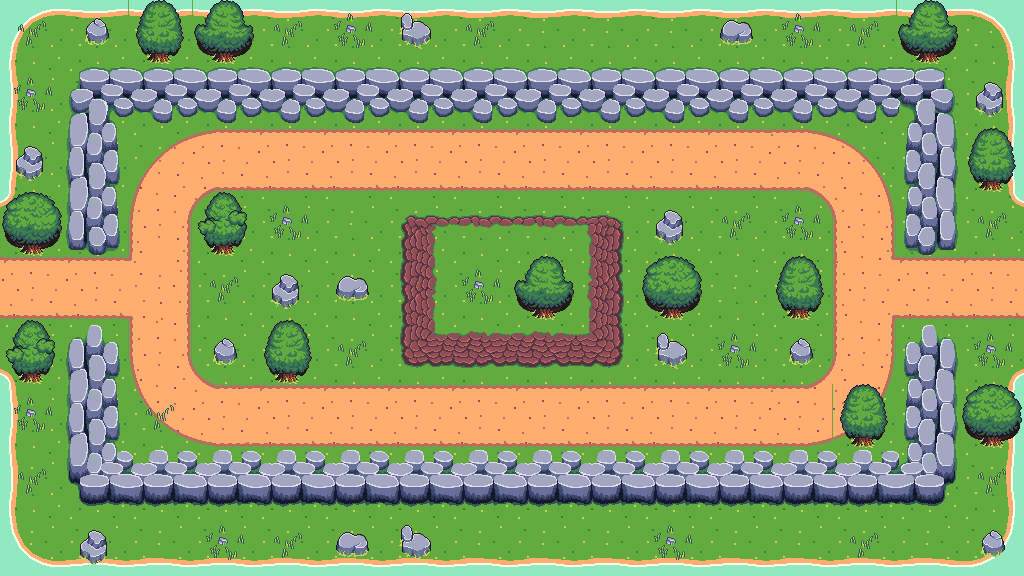

This is a level from a 2D game, rendered from its Tiled map with the project's own tilesets. A one-line summary and the complete map file follow:
An orthogonal 16x9 tile map with 64x64 px tiles, 6 tile layers (Terrain_Background, Terrain_Path, Terrain_Water, Terrain_Cliffs, ...), 2 hidden layers not drawn, 3 tilesets and 1 object.

<map version="1.10" tiledversion="1.11.2" orientation="orthogonal" renderorder="right-down" width="16" height="9" tilewidth="64" tileheight="64" infinite="0" nextlayerid="17" nextobjectid="8">
 <editorsettings>
  <export target="../game/public/assets/map/TD-map-lvl6.json" format="json" />
 </editorsettings>
 <tileset firstgid="1" name="GrassTileset" tilewidth="64" tileheight="64" tilecount="272" columns="16">
  <image source="../game/public/assets/tilesets/GrassTileset.png" width="1024" height="1088" />
 </tileset>
 <tileset firstgid="273" name="AnimatedWaterTiles" tilewidth="64" tileheight="64" tilecount="490" columns="70">
  <image source="../game/public/assets/tilesets/AnimatedWaterTiles.png" width="4480" height="448" />
 </tileset>
 <tileset firstgid="763" name="solid_green" tilewidth="64" tileheight="64" tilecount="9" columns="3">
  <image source="../game/public/assets/Solid_green.png" width="200" height="200" />
 </tileset>
 <layer id="1" name="Terrain_Background" width="16" height="9" locked="1">
  <properties>
   <property name="depth" type="int" value="0" />
  </properties>
  <data encoding="csv">
19,19,19,19,19,19,19,19,19,19,19,19,19,19,19,19,
19,19,19,19,19,19,19,19,19,19,19,19,19,19,19,19,
19,19,19,19,19,19,19,19,19,19,19,19,19,19,19,19,
19,19,19,19,19,19,19,19,19,19,19,34,34,39,34,19,
19,19,19,19,19,19,19,19,19,19,19,19,19,19,19,19,
19,19,19,19,19,19,19,19,19,19,19,19,19,19,19,19,
19,19,19,19,19,19,19,19,19,19,19,19,19,19,19,19,
19,19,19,19,19,19,19,19,19,19,19,19,19,19,19,19,
19,19,19,19,19,19,19,19,19,19,19,19,19,19,19,19
</data>
 </layer>
 <layer id="4" name="Terrain_Path" width="16" height="9">
  <properties>
   <property name="depth" type="int" value="10" />
  </properties>
  <data encoding="csv">
0,0,0,0,0,0,0,0,0,0,0,0,0,0,0,0,
0,0,0,0,0,0,0,0,0,0,0,0,0,0,0,0,
0,0,28,29,23,23,23,23,23,23,23,23,30,31,0,0,
0,0,44,45,0,0,0,0,0,0,0,0,46,47,0,0,
23,23,261,0,0,0,0,0,0,0,0,0,0,257,23,23,
0,0,60,61,0,0,0,0,0,0,0,0,62,63,0,0,
0,0,76,77,23,23,23,23,23,23,23,23,78,79,0,0,
0,0,0,0,0,0,0,0,0,0,0,0,0,0,0,0,
0,0,0,0,0,0,0,0,0,0,0,0,0,0,0,0
</data>
 </layer>
 <layer id="11" name="Terrain_Water" width="16" height="9">
  <properties>
   <property name="depth" type="int" value="20" />
  </properties>
  <data encoding="csv">
557,696,696,696,696,696,696,696,696,696,696,696,696,696,696,555,
489,0,0,0,0,0,0,0,0,0,0,0,0,0,0,483,
489,0,0,0,0,0,0,0,0,0,0,0,0,0,0,483,
559,0,0,0,0,0,0,0,0,0,0,0,0,0,0,553,
0,0,0,0,0,0,0,0,0,0,0,0,0,0,0,0,
419,0,0,0,0,0,0,0,0,0,0,0,0,0,0,413,
489,0,0,0,0,0,0,0,0,0,0,0,0,0,0,483,
489,0,0,0,0,0,0,0,0,0,0,0,0,0,0,483,
417,276,276,276,276,276,276,276,276,276,276,276,276,276,276,415
</data>
 </layer>
 <layer id="8" name="Terrain_Cliffs" width="16" height="9">
  <properties>
   <property name="depth" type="int" value="30" />
  </properties>
  <data encoding="csv">
0,0,0,0,0,0,0,0,0,0,0,0,0,0,0,0,
0,0,0,0,0,0,0,0,0,0,0,0,0,0,0,0,
0,0,0,0,0,0,0,0,0,0,0,0,0,0,0,0,
0,0,0,0,0,0,102,103,103,104,0,0,0,0,0,0,
0,0,0,0,0,0,118,0,0,120,0,0,0,0,0,0,
0,0,0,0,0,0,134,135,135,136,0,0,0,0,0,0,
0,0,0,0,0,0,0,0,0,0,0,0,0,0,0,0,
0,0,0,0,0,0,0,0,0,0,0,0,0,0,0,0,
0,0,0,0,0,0,0,0,0,0,0,0,0,0,0,0
</data>
 </layer>
 <layer id="9" name="Props" width="16" height="9">
  <properties>
   <property name="depth" type="int" value="100" />
  </properties>
  <data encoding="csv">
0,207,0,0,0,0,222,0,0,0,0,206,0,0,0,0,
0,185,154,154,154,154,154,154,154,154,154,154,154,154,186,223,
223,183,0,0,0,0,0,0,0,0,0,0,0,0,184,0,
0,199,0,0,0,0,0,0,0,0,223,0,0,0,200,0,
0,0,0,0,223,206,0,0,0,0,0,0,0,0,0,0,
0,167,0,207,0,0,0,0,0,0,222,0,207,0,168,0,
0,183,0,0,0,0,0,0,0,0,0,0,0,0,184,0,
0,201,170,170,170,170,170,170,170,170,170,170,170,170,202,0,
0,223,0,0,0,206,222,0,0,0,0,0,0,0,0,207
</data>
 </layer>
 <layer id="10" name="Details" width="16" height="9">
  <properties>
   <property name="depth" type="int" value="200" />
  </properties>
  <data encoding="csv">
156,0,110,126,156,157,0,156,0,0,0,0,157,156,126,0,
157,0,0,0,0,0,0,0,0,0,0,0,0,0,0,0,
0,0,0,0,0,0,0,0,0,0,0,0,0,0,0,110,
111,0,0,127,157,0,0,0,0,0,0,156,157,0,0,156,
0,0,0,156,0,0,0,157,126,0,111,0,110,0,0,0,
127,0,0,0,110,156,0,0,0,0,0,157,0,0,0,157,
157,0,156,0,0,0,0,0,0,0,0,0,0,110,0,111,
156,0,0,0,0,0,0,0,0,0,0,0,0,0,0,156,
0,0,0,157,156,0,0,0,0,0,157,0,0,156,0,0
</data>
 </layer>
 <objectgroup id="14" name="Waypoints" visible="0">
  <object id="7" x="0" y="0">
   <polyline points="0,0 -88.2457,284.151 162.372,285.916 162.372,192.376 194.14,160.607 833.039,158.842 863.043,192.376 864.808,377.691 831.274,412.99 194.14,411.225 158.842,382.986 158.842,194.14 190.611,160.607 834.804,155.312 861.278,194.14 861.278,285.916 1133.07,285.916" />
  </object>
 </objectgroup>
 <layer id="15" name="Buildable" width="16" height="9" visible="0" opacity="0.7" tintcolor="#1a5fb4">
  <data encoding="csv">
0,0,0,0,0,0,0,0,0,0,0,0,0,0,0,0,
0,0,0,0,0,0,0,0,0,0,0,0,0,0,0,0,
0,0,0,0,0,0,0,0,0,0,0,0,0,0,0,0,
0,0,0,0,763,763,0,0,0,0,0,763,763,0,0,0,
0,0,0,763,0,0,0,763,0,0,0,763,0,0,0,0,
0,0,0,0,0,763,0,0,0,0,0,763,0,0,0,0,
0,0,0,0,0,0,0,0,0,0,0,0,0,0,0,0,
0,0,0,0,0,0,0,0,0,0,0,0,0,0,0,0,
0,0,0,0,0,0,0,0,0,0,0,0,0,0,0,0
</data>
 </layer>
 <layer id="16" name="Highground" width="16" height="9" visible="0" opacity="0.7" tintcolor="#1a5fb4">
  <data encoding="csv">
0,0,0,0,0,0,0,0,0,0,0,0,0,0,0,0,
0,0,0,0,0,0,0,0,0,0,0,0,0,0,0,0,
0,0,0,0,0,0,0,0,0,0,0,0,0,0,0,0,
0,0,0,0,0,0,0,0,0,0,0,0,0,0,0,0,
0,0,0,0,0,0,0,763,0,0,0,0,0,0,0,0,
0,0,0,0,0,0,0,0,0,0,0,0,0,0,0,0,
0,0,0,0,0,0,0,0,0,0,0,0,0,0,0,0,
0,0,0,0,0,0,0,0,0,0,0,0,0,0,0,0,
0,0,0,0,0,0,0,0,0,0,0,0,0,0,0,0
</data>
 </layer>
</map>
